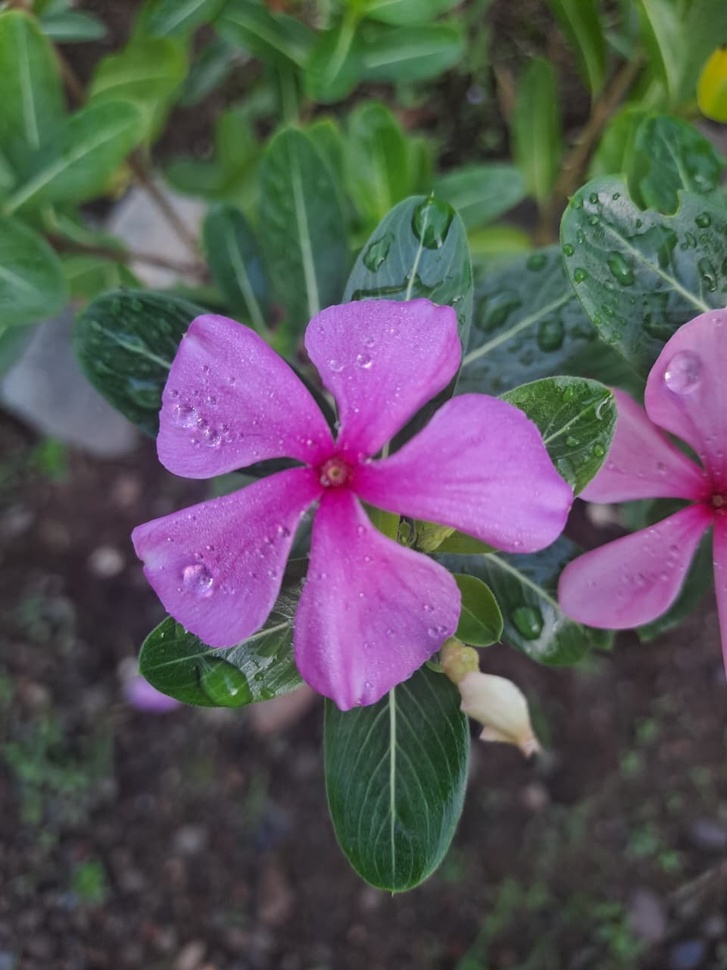
#> input picture minggu 5 PCD/bunga.jpeg, 727 x 970 px, shrunk from 960 x 1280 before the run
$ jupyter execute spatial_filtering.ipynb
#> lines starting #> are read from the running program, lines starting #| are printed output that depends on the picture
#> further down, image is the input picture: shape (970, 727, 3); mean B, G, R 90.3, 85.3, 89.1
[cell 1]
import cv2
import numpy as np
import matplotlib.pyplot as plt
import time
from skimage.metrics import structural_similarity as ssim

[cell 2]
def add_gaussian_noise(image):
    mean = 0
    sigma = 25
    gauss = np.random.normal(mean, sigma, image.shape).astype('uint8')
    return cv2.add(image, gauss)

def add_salt_pepper_noise(image, prob=0.02):
#> called with prob = 0.02
    noisy = image.copy()
    rnd = np.random.rand(*image.shape[:2])

    noisy[rnd < prob] = 0
    noisy[rnd > 1 - prob] = 255

    return noisy

def add_speckle_noise(image):
    gauss = np.random.randn(*image.shape)
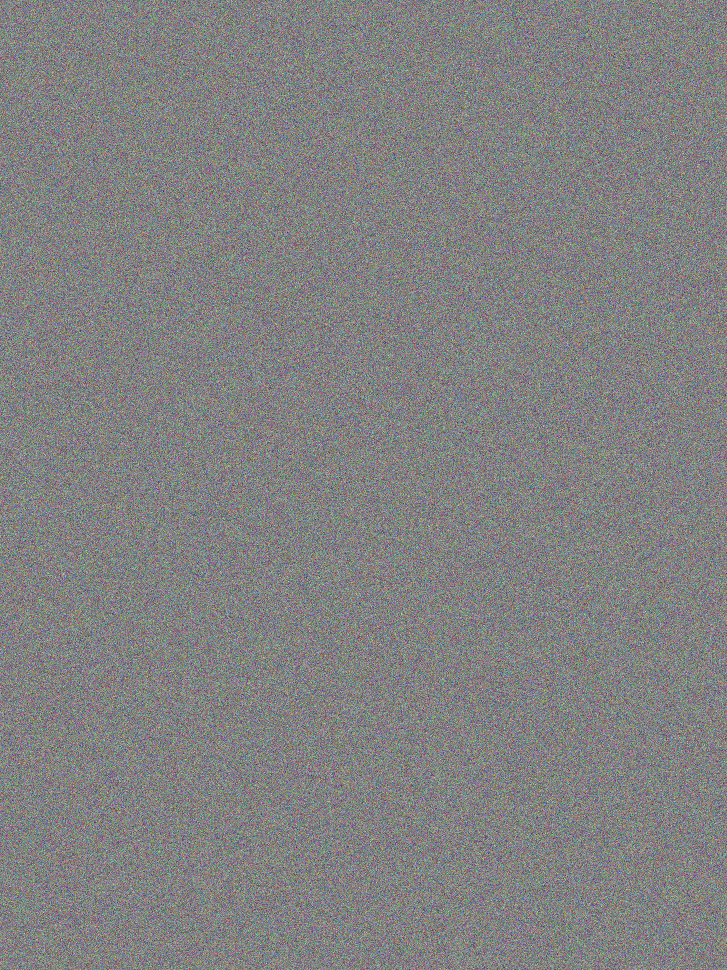
#> gauss: shape (970, 727, 3) float64; mean R, G, B -0.000706, 9.65e-05, 0.00116; drawn with min black and max white
    noisy = image + image * gauss
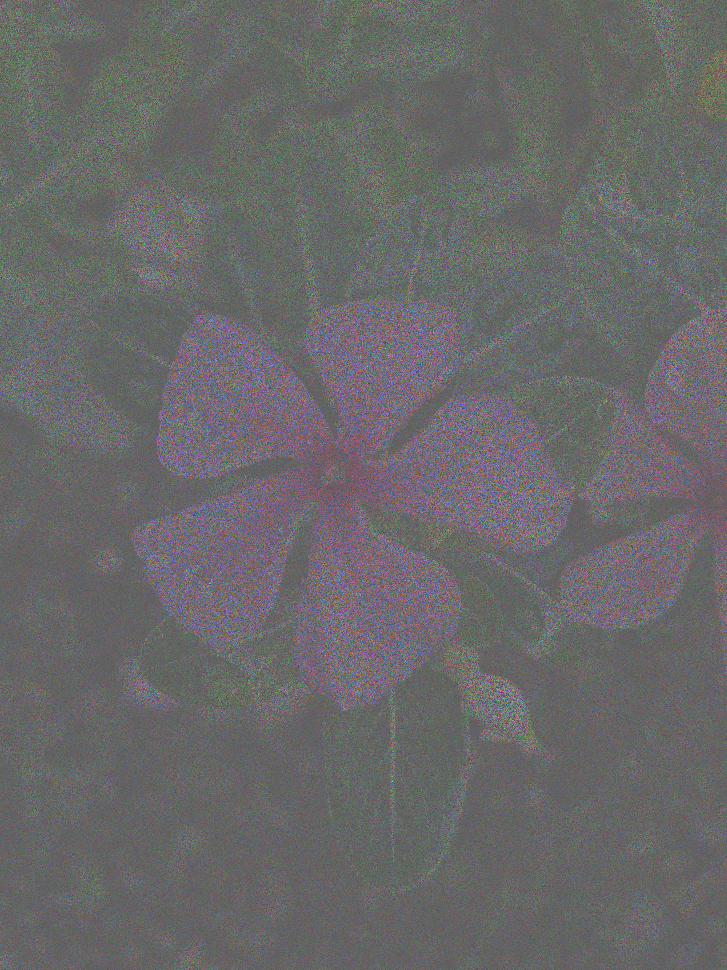
#> noisy: shape (970, 727, 3) float64; mean R, G, B 89.1, 85.4, 90.5; drawn with min black and max white
    return np.clip(noisy, 0, 255).astype('uint8')
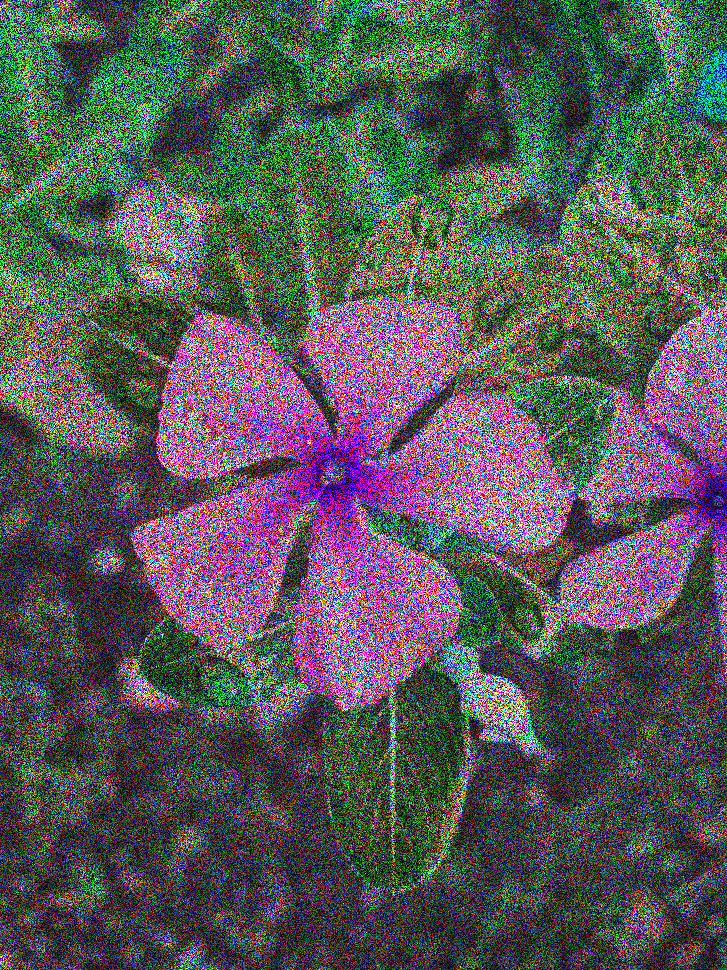
#> returned value: shape (970, 727, 3); mean of channels 0, 1, 2 87.8, 88.6, 87.2; drawn as B, G, R

[cell 3]
def mean_filter(image, k):
    return cv2.blur(image, (k, k))

def gaussian_filter(image, k, sigma):
    return cv2.GaussianBlur(image, (k, k), sigma)

[cell 4]
def median_filter(image, k):
    return cv2.medianBlur(image, k)

def min_filter(image, k):
    kernel = np.ones((k, k), np.uint8)
    return cv2.erode(image, kernel)

[cell 5]
def calculate_metrics(original, processed):
    mse = np.mean((original - processed) ** 2)
    psnr = cv2.PSNR(original, processed)

    gray1 = cv2.cvtColor(original, cv2.COLOR_BGR2GRAY)
    gray2 = cv2.cvtColor(processed, cv2.COLOR_BGR2GRAY)

    ssim_val = ssim(gray1, gray2)

    return mse, psnr, ssim_val

[cell 6]
# Load image
image = cv2.imread('bunga.jpeg')
image = cv2.cvtColor(image, cv2.COLOR_BGR2RGB)

# Generate noise
noises = {
    'gaussian': add_gaussian_noise(image),
    'salt_pepper': add_salt_pepper_noise(image),
    'speckle': add_speckle_noise(image)
}

filters = {
    'mean_3': lambda img: mean_filter(img, 3),
    'mean_5': lambda img: mean_filter(img, 5),
    'gauss_1': lambda img: gaussian_filter(img, 5, 1),
    'gauss_2': lambda img: gaussian_filter(img, 5, 2),
    'median_3': lambda img: median_filter(img, 3),
    'median_5': lambda img: median_filter(img, 5),
    'min_3': lambda img: min_filter(img, 3)
}

results = {}

for noise_name, noisy_img in noises.items():
    results[noise_name] = {}

    for fname, f in filters.items():
        start = time.time()
        filtered = f(noisy_img)
        exec_time = time.time() - start

        mse, psnr, ssim_val = calculate_metrics(image, filtered)

        results[noise_name][fname] = {
            'image': filtered,
            'mse': mse,
            'psnr': psnr,
            'ssim': ssim_val,
            'time': exec_time
        }
#> this loop made 3 passes
#> noise_name on passes 1 to 3: 'gaussian', 'salt_pepper', 'speckle'
#> pass 1, in calculate_metrics, `gray1 = cv2.cvtColor(original, cv2.COLOR_BGR2GRAY)`:
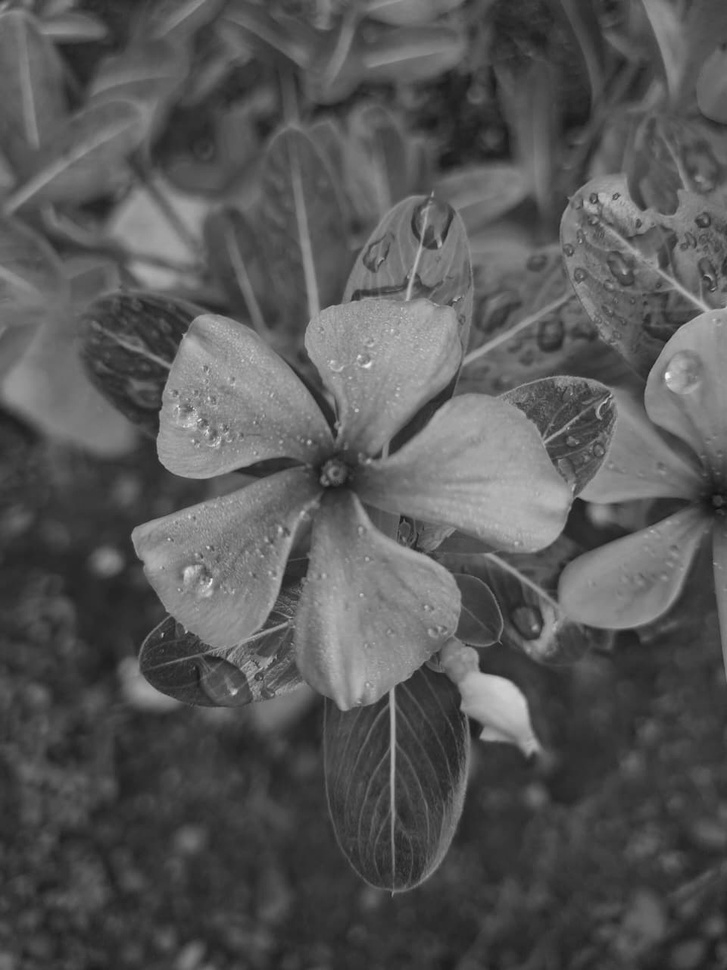
#> gray1: shape (970, 727); min 14, max 246, mean 87.2
#> pass 1, in calculate_metrics, `gray2 = cv2.cvtColor(processed, cv2.COLOR_BGR2GRAY)`:
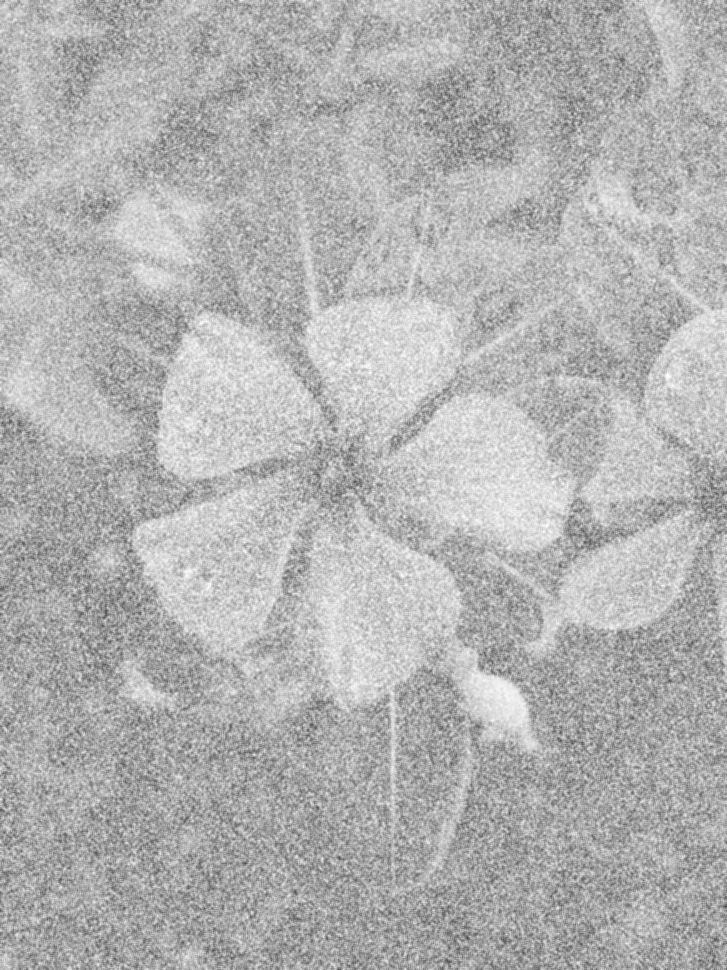
#> gray2: shape (970, 727); min 72, max 254, mean 178
#> after the loop, results = 3 items

[cell 7]
for noise_name in noises:
    plt.figure(figsize=(12, 6))
    plt.suptitle(f"Noise: {noise_name}")

    plt.subplot(2, 4, 1)
    plt.imshow(image)
    plt.title("Original")
    plt.axis('off')

    plt.subplot(2, 4, 2)
    plt.imshow(noises[noise_name])
    plt.title("Noisy")
    plt.axis('off')

    idx = 3
    for fname in list(filters.keys())[:5]:
        plt.subplot(2, 4, idx)
        plt.imshow(results[noise_name][fname]['image'])
        plt.title(fname)
        plt.axis('off')
        idx += 1

    plt.show()
#> this loop made 3 passes
#> noise_name on passes 1 to 3: 'gaussian', 'salt_pepper', 'speckle'
#> pass 1, `plt.show()`:
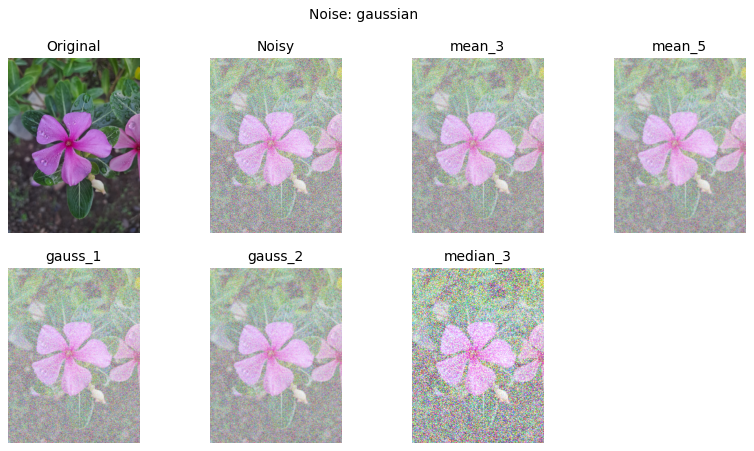
#> figure drawn by matplotlib, 7 panels
#> pass 2, `plt.show()`:
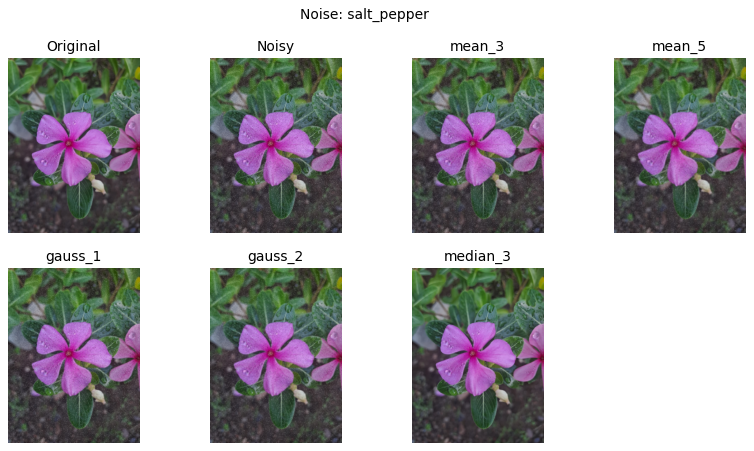
#> figure drawn by matplotlib, 7 panels

[cell 8]
for noise in results:
    print(f"\n=== Noise: {noise} ===")
    for f in results[noise]:
        r = results[noise][f]
        print(f"{f} | MSE: {r['mse']:.2f} | PSNR: {r['psnr']:.2f} | SSIM: {r['ssim']:.3f} | Time: {r['time']:.4f}")
#> this loop made 3 passes
#> (printed output is left out)
